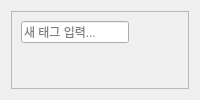
<?xml version="1.0" encoding="UTF-8"?>
<ui version="4.0">
 <class>TagInputWidget</class>
 <widget class="QWidget" name="TagInputWidget">
  <layout class="QVBoxLayout" name="verticalLayout">
   <property name="spacing">
    <number>4</number>
   </property>
   <item>
    <widget class="QScrollArea" name="scroll_area">
     <property name="widgetResizable">
      <bool>true</bool>
     </property>
     <property name="horizontalScrollBarPolicy">
      <enum>Qt::ScrollBarAsNeeded</enum>
     </property>
     <property name="verticalScrollBarPolicy">
      <enum>Qt::ScrollBarAsNeeded</enum>
     </property>
     <property name="maximumHeight">
      <number>80</number>
     </property>
     <widget class="QWidget" name="chip_container">
      <layout class="QHBoxLayout" name="chip_layout">
       <property name="spacing">
        <number>4</number>
       </property>
       <property name="sizeConstraint">
        <enum>QLayout::SetMinAndMaxSize</enum>
       </property>
       <item>
        <widget class="QLineEdit" name="tag_input">
         <property name="placeholderText">
          <string>새 태그 입력...</string>
         </property>
         <property name="maximumWidth">
          <number>150</number>
         </property>
        </widget>
       </item>
       <item>
        <spacer name="horizontalSpacer">
         <property name="orientation">
          <enum>Qt::Horizontal</enum>
         </property>
         <property name="sizeHint" stdset="0">
          <size>
           <width>40</width>
           <height>20</height>
          </size>
         </property>
        </spacer>
       </item>
      </layout>
     </widget>
    </widget>
   </item>
  </layout>
 </widget>
 <resources/>
 <connections/>
</ui>
